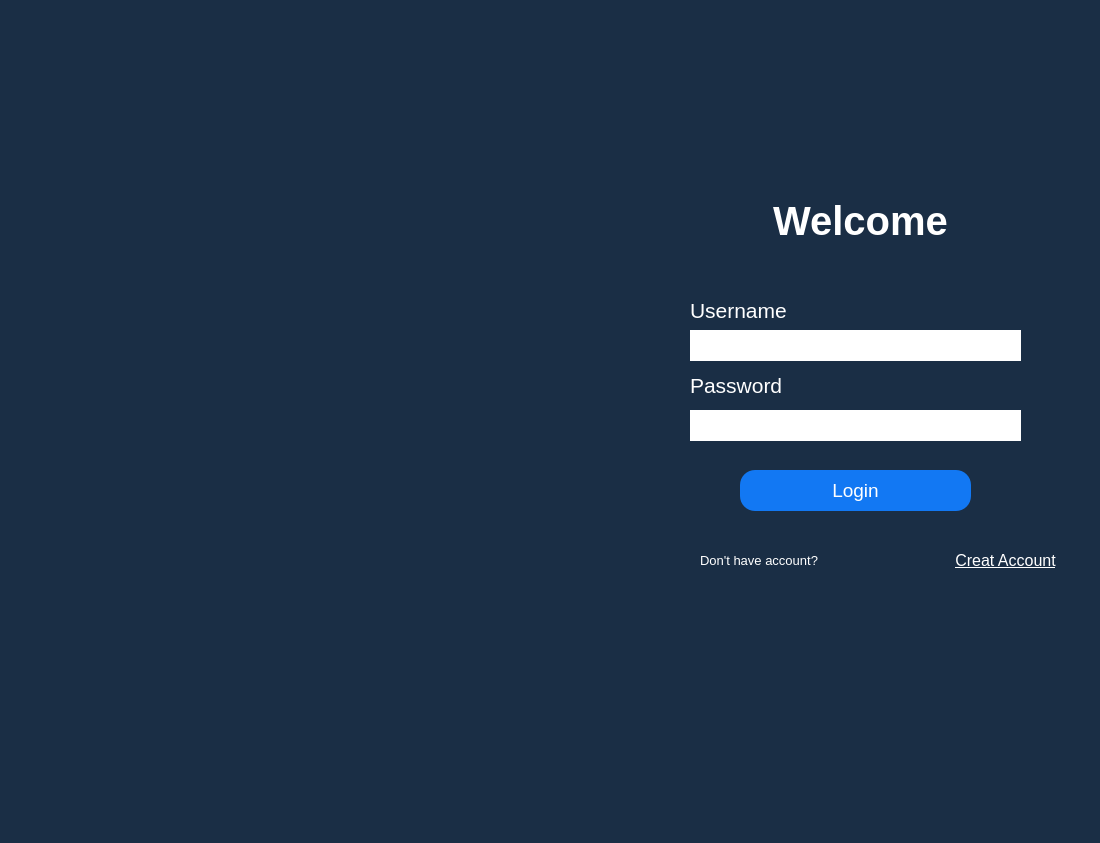
<?xml version="1.0" encoding="UTF-8"?>
<ui version="4.0">
 <class>MainWindow</class>
 <widget class="QMainWindow" name="MainWindow">
  <property name="geometry">
   <rect>
    <x>0</x>
    <y>0</y>
    <width>1100</width>
    <height>843</height>
   </rect>
  </property>
  <property name="windowTitle">
   <string>MainWindow</string>
  </property>
  <property name="styleSheet">
   <string notr="true">background-color: #1A2E45
;</string>
  </property>
  <widget class="QWidget" name="centralwidget">
   <widget class="QWidget" name="widget" native="true">
    <property name="geometry">
     <rect>
      <x>640</x>
      <y>0</y>
      <width>461</width>
      <height>801</height>
     </rect>
    </property>
    <property name="styleSheet">
     <string notr="true">background-color:#1A2E45;</string>
    </property>
    <widget class="QLabel" name="label_wel">
     <property name="geometry">
      <rect>
       <x>100</x>
       <y>190</y>
       <width>241</width>
       <height>61</height>
      </rect>
     </property>
     <property name="font">
      <font>
       <pointsize>30</pointsize>
       <weight>75</weight>
       <bold>true</bold>
      </font>
     </property>
     <property name="styleSheet">
      <string notr="true">color: #fff;</string>
     </property>
     <property name="text">
      <string>Welcome</string>
     </property>
     <property name="textFormat">
      <enum>Qt::AutoText</enum>
     </property>
     <property name="alignment">
      <set>Qt::AlignCenter</set>
     </property>
    </widget>
    <widget class="QLabel" name="label_user">
     <property name="geometry">
      <rect>
       <x>50</x>
       <y>290</y>
       <width>131</width>
       <height>41</height>
      </rect>
     </property>
     <property name="font">
      <font>
       <pointsize>16</pointsize>
      </font>
     </property>
     <property name="styleSheet">
      <string notr="true">color: #fff;</string>
     </property>
     <property name="text">
      <string>Username</string>
     </property>
    </widget>
    <widget class="QPushButton" name="pushButton_login">
     <property name="geometry">
      <rect>
       <x>100</x>
       <y>470</y>
       <width>231</width>
       <height>41</height>
      </rect>
     </property>
     <property name="styleSheet">
      <string notr="true">border:none;
background-color:#1278F3;
color:#fff;
font-size:19px;
border-radius:15px</string>
     </property>
     <property name="text">
      <string>Login</string>
     </property>
    </widget>
    <widget class="QLineEdit" name="lineEdit_email">
     <property name="geometry">
      <rect>
       <x>50</x>
       <y>330</y>
       <width>331</width>
       <height>31</height>
      </rect>
     </property>
     <property name="styleSheet">
      <string notr="true">background-color: rgb(255, 255, 255);
color: rgb(0, 0, 255);
border:none;
</string>
     </property>
    </widget>
    <widget class="QLineEdit" name="lineEdit_pass">
     <property name="geometry">
      <rect>
       <x>50</x>
       <y>410</y>
       <width>331</width>
       <height>31</height>
      </rect>
     </property>
     <property name="styleSheet">
      <string notr="true">
border:none;

color: rgb(0, 0, 255);
background-color: rgb(255, 255, 255);</string>
     </property>
     <property name="text">
      <string/>
     </property>
    </widget>
    <widget class="QLabel" name="label_pass">
     <property name="geometry">
      <rect>
       <x>50</x>
       <y>370</y>
       <width>121</width>
       <height>31</height>
      </rect>
     </property>
     <property name="font">
      <font>
       <pointsize>16</pointsize>
      </font>
     </property>
     <property name="styleSheet">
      <string notr="true">
color: #fff;</string>
     </property>
     <property name="text">
      <string>Password</string>
     </property>
    </widget>
    <widget class="QLabel" name="label">
     <property name="geometry">
      <rect>
       <x>60</x>
       <y>550</y>
       <width>191</width>
       <height>21</height>
      </rect>
     </property>
     <property name="styleSheet">
      <string notr="true">color: rgb(255, 255, 255);
font-size:13px</string>
     </property>
     <property name="text">
      <string>Don't have account?</string>
     </property>
    </widget>
    <widget class="QPushButton" name="pushButton">
     <property name="geometry">
      <rect>
       <x>300</x>
       <y>540</y>
       <width>131</width>
       <height>41</height>
      </rect>
     </property>
     <property name="font">
      <font>
       <pointsize>-1</pointsize>
       <underline>true</underline>
      </font>
     </property>
     <property name="styleSheet">
      <string notr="true">border:none;
font-size:16px;
color: #fff;

</string>
     </property>
     <property name="text">
      <string>Creat Account</string>
     </property>
    </widget>
   </widget>
   <widget class="QWidget" name="widget_2" native="true">
    <property name="geometry">
     <rect>
      <x>10</x>
      <y>0</y>
      <width>631</width>
      <height>801</height>
     </rect>
    </property>
    <property name="styleSheet">
     <string notr="true">border-image: url(login_pic.jpeg);
background-color:#1A2E45;</string>
    </property>
   </widget>
  </widget>
 </widget>
 <resources>
  <include location="res.qrc"/>
 </resources>
 <connections/>
</ui>
